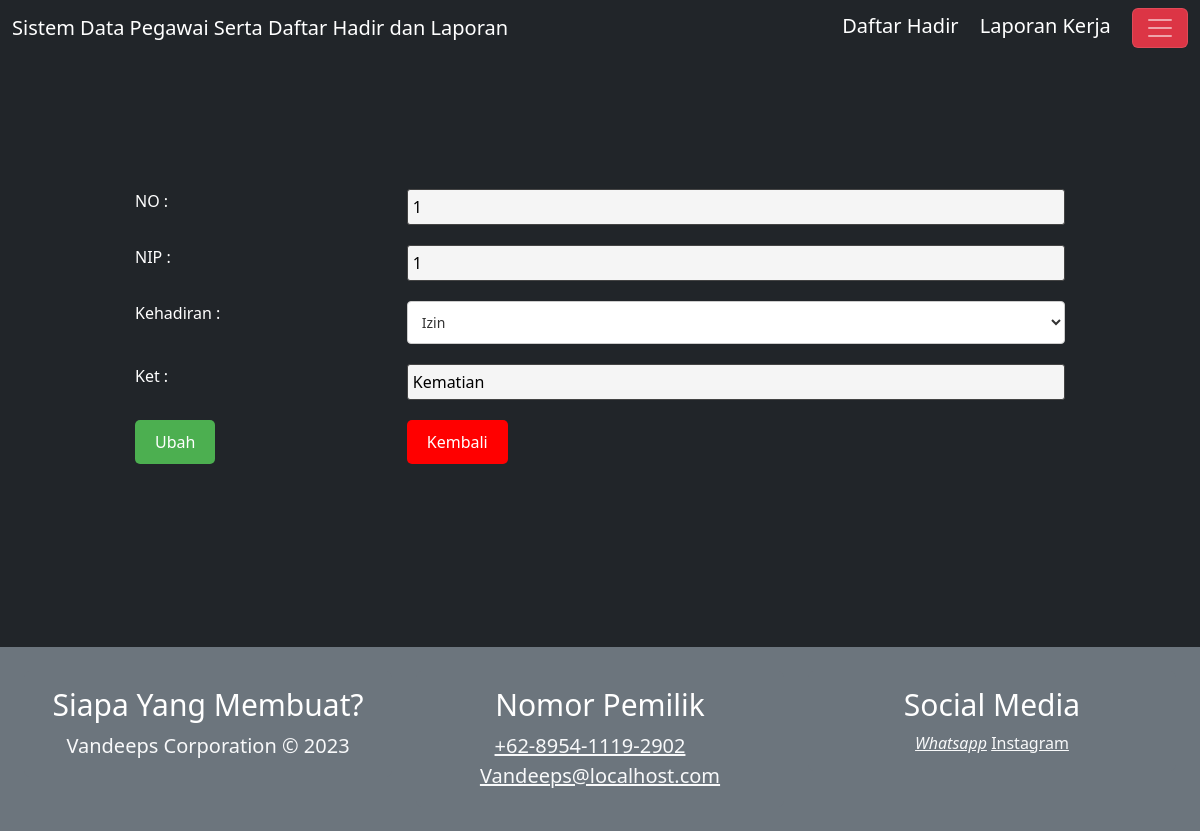
The page /editabsen.php?No=1 on the database as committed earlier.
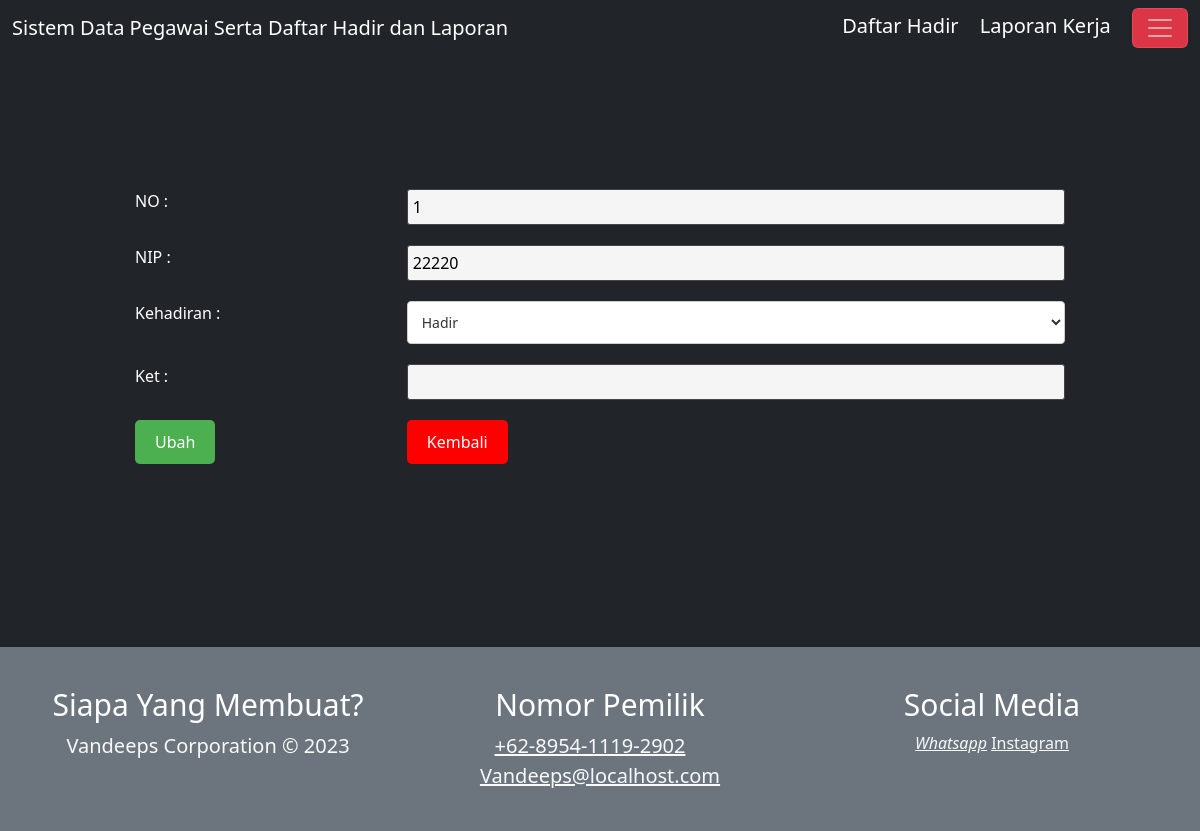
The same page on the database as committed later.
### tables this page shows
CREATE TABLE `tb_absen` (
  `No` int(10) NOT NULL,
  `NIP` varchar(16) NOT NULL,
  `absen` enum('Hadir','Sakit','Izin') NOT NULL,
  `tgl` date DEFAULT NULL,
  `Ket` varchar(100) NOT NULL
);

### editabsen.php (the view, shortened to what this page needs)
<?php
  include "./layouts/header.php";
?>
<body>
<?php
  include "./layouts/navbar.php";
?>
<h3 align="center">Ubah Data</h3>
    <?php
    include "koneksi.php";
    if(isset($_GET['No'])){
    $a = $_GET['No'];
    $data =  "SELECT * FROM tb_absen WHERE No = '$a'";
    $sql = mysqli_query($koneksi,$data);
    while ($data = mysqli_fetch_array($sql)){
        ?>
  <form action="proceditabsen.php" method="post">
    <table>
      <tbody>
      <tr>
                <td>NO : </td>
                <td><input type="text" name="No" maxlength="11" value="<?php echo $data['No']?>" readonly=""></td>
            </tr>
      <tr>
                <td>NIP : </td>
                <td><input type="text" name="NIP" maxlength="11" value="<?php echo $data['NIP']?>" readonly=""></td>
            </tr>
            <tr>
            <td>Kehadiran : </td>
<td>
  <select name="absen">
    <option value="Hadir" <?php if ($data['absen'] == "Hadir") echo "selected"; ?>>Hadir</option>
    <option value="Izin" <?php if ($data['absen'] == "Izin") echo "selected"; ?>>Izin</option>
  </select>
</td>
            </tr>
            <tr>
                <td>Ket : </td>
                <td><input type="text" name="Ket" maxlength="100" value="<?php echo $data['Ket']?>"></td>
    </tr>
            <tr>
                <td><input class="button-simpan" type="submit" value="Ubah"></td>
                <td><input class="button-kembali" type="button" value="Kembali" onclick="history.go(-1);"></td>
            </tr>
    </table>
    </form>
    <?php
    }
}
    ?>
<?php
  include "./layouts/footer.php";
  ?>

Rows that differ between the two databases and show on the page:
changed tb_absen id 1: NIP "1" → "22220"; absen "Izin" → "Hadir"; Ket "Kematian" → (not shown)
